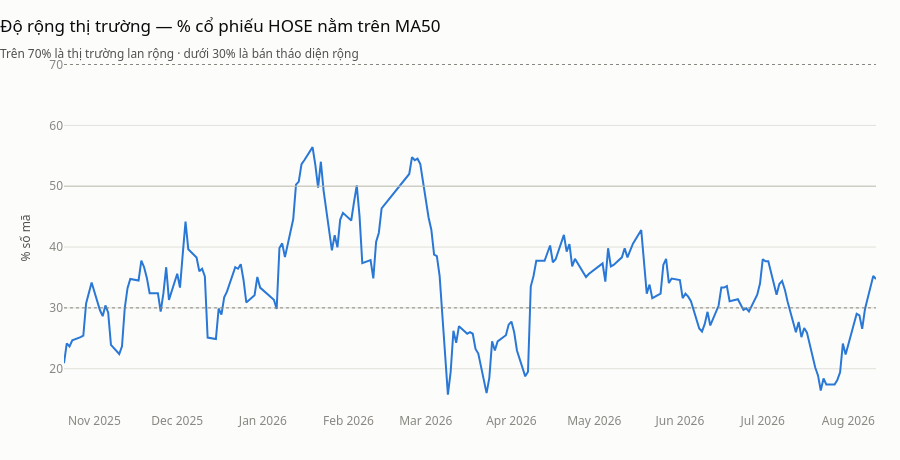

Notebook code for this chart:
### Markdown cell above
### % số mã trên MA50

⚠️ Đây là chỗ **bắt buộc** dùng `df.finlens.sma(50)` chứ không phải
`talib.SMA(df["close"])`. Frame này có 400 mã xếp chồng lên nhau; TA-Lib chạy
thẳng trên cột `close` sẽ lấy 49 giá cuối của mã trước để tính cửa sổ đầu của
mã sau. Notebook `31` đo con số sai cụ thể.

### Code cell
co_ma = toan_san.sort_values(["symbol", "date"]).finlens.sma(50)

do_rong = (
    co_ma.dropna(subset=["sma_50"])
    .assign(tren_ma=lambda d: (d["close"] > d["sma_50"]).astype(int))
    .groupby("date", observed=True)["tren_ma"]
    .agg(["mean", "count"])
    .reset_index()
)
do_rong["pct_tren_ma50"] = do_rong["mean"] * 100

print(f"Phiên gần nhất: {do_rong['pct_tren_ma50'].iloc[-1]:.1f}% số mã nằm trên MA50")
print(f"Bình quân 12 tháng: {do_rong['pct_tren_ma50'].mean():.1f}%")

fig = duong(
    do_rong,
    x="date",
    y="pct_tren_ma50",
    tieu_de="Độ rộng thị trường — % cổ phiếu HOSE nằm trên MA50",
    phu_de="Trên 70% là thị trường lan rộng · dưới 30% là bán tháo diện rộng",
    nhan_y="% số mã",
)
fig.add_hline(y=70, line_dash="dot", line_width=1, line_color="#898781")
fig.add_hline(y=30, line_dash="dot", line_width=1, line_color="#898781")
fig.add_hline(y=50, line_width=1, line_color="#c3c2b7")
fig

### Figure 1 — Plotly figure (JSON) as saved in the notebook; plotly's stock layout.template omitted (floating-point values rounded to 4 significant figures; data arrays with more than 128 entries replaced by an {"elided": "..."} marker saying what was removed)
{"data": [{"hovertemplate": "%{y:,.2f}<extra>%{fullData.name}</extra>", "line": {"color": "#2a78d6", "width": 2}, "mode": "lines", "name": "pct_tren_ma50", "type": "scatter", "x": {"elided": "201 str values"}, "y": {"elided": "201 float values"}}], "layout": {"height": 460, "hovermode": "x unified", "shapes": [{"line": {"color": "#898781", "dash": "dot", "width": 1}, "type": "line", "x0": 0, "x1": 1, "xref": "x domain", "y0": 70, "y1": 70, "yref": "y"}, {"line": {"color": "#898781", "dash": "dot", "width": 1}, "type": "line", "x0": 0, "x1": 1, "xref": "x domain", "y0": 30, "y1": 30, "yref": "y"}, {"line": {"color": "#c3c2b7", "width": 1}, "type": "line", "x0": 0, "x1": 1, "xref": "x domain", "y0": 50, "y1": 50, "yref": "y"}], "showlegend": false, "title": {"text": "Độ rộng thị trường — % cổ phiếu HOSE nằm trên MA50<br><sub style='color:#52514e'>Trên 70% là thị trường lan rộng · dưới 30% là bán tháo diện rộng</sub>"}, "yaxis": {"title": {"text": "% số mã"}}}}
